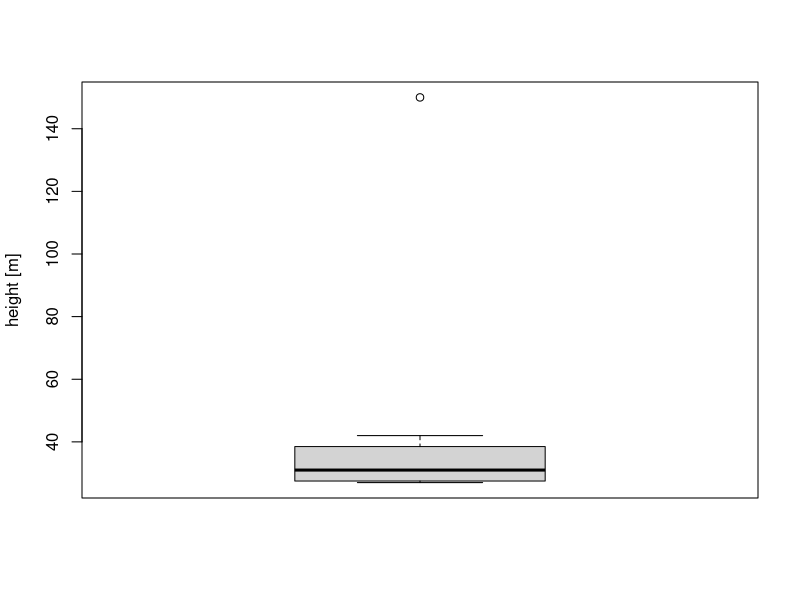
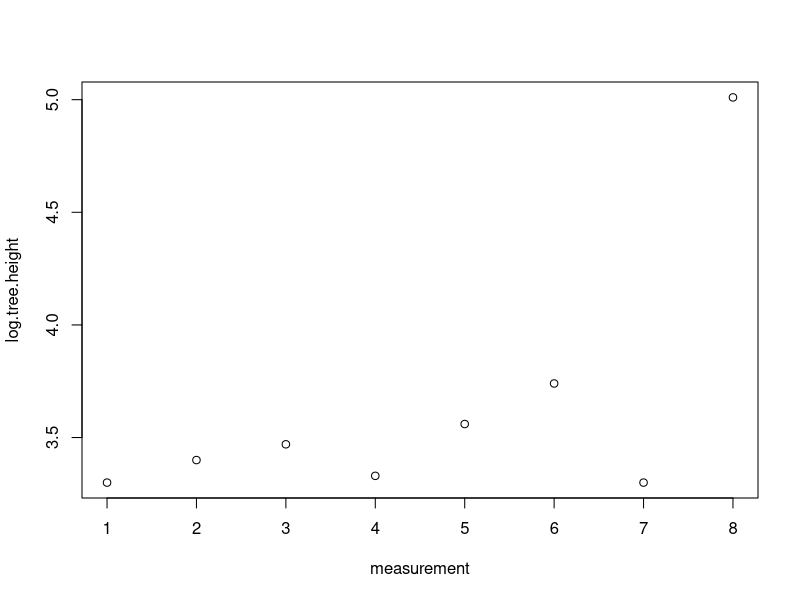
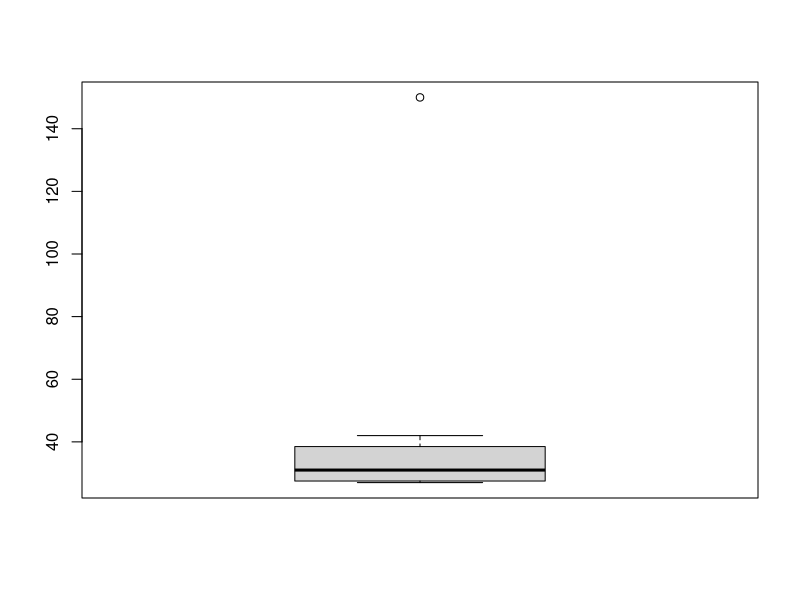
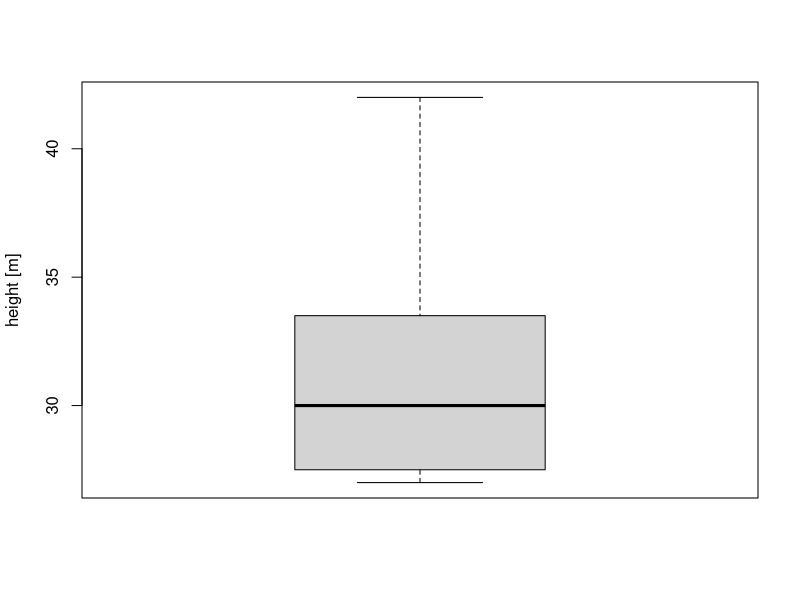
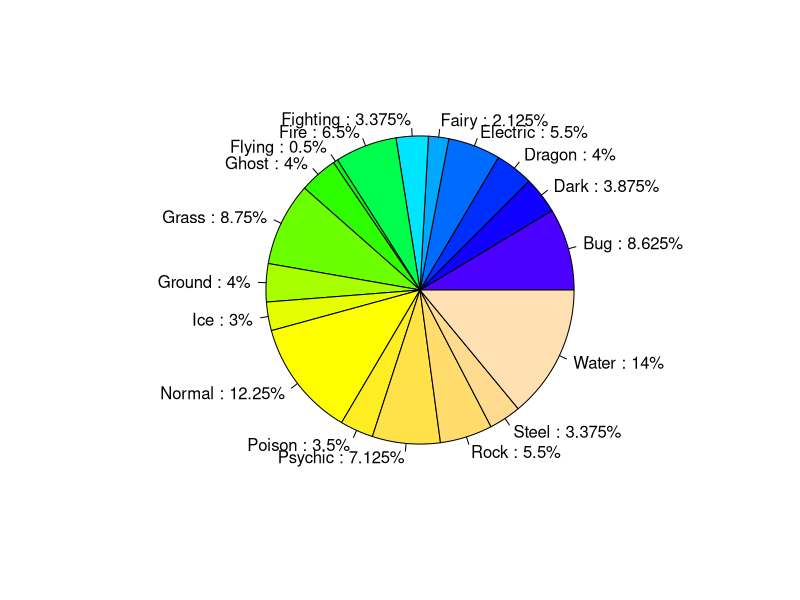
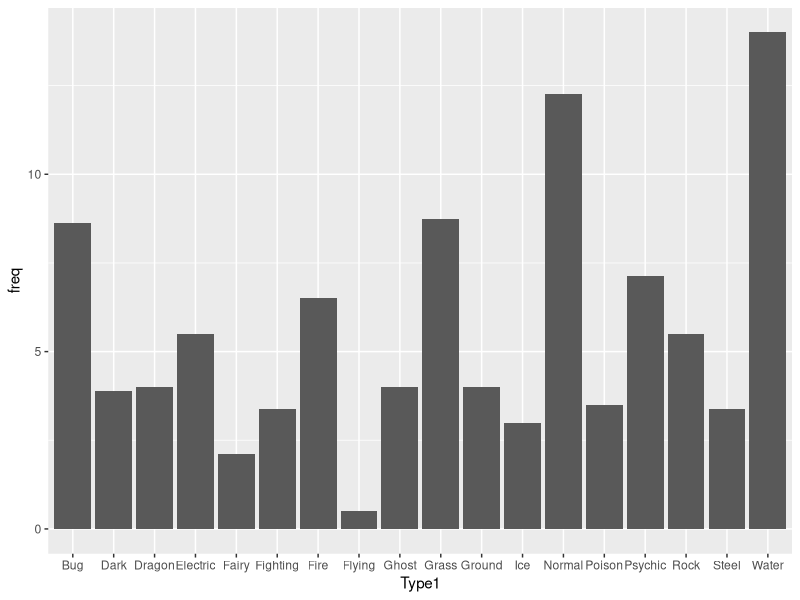
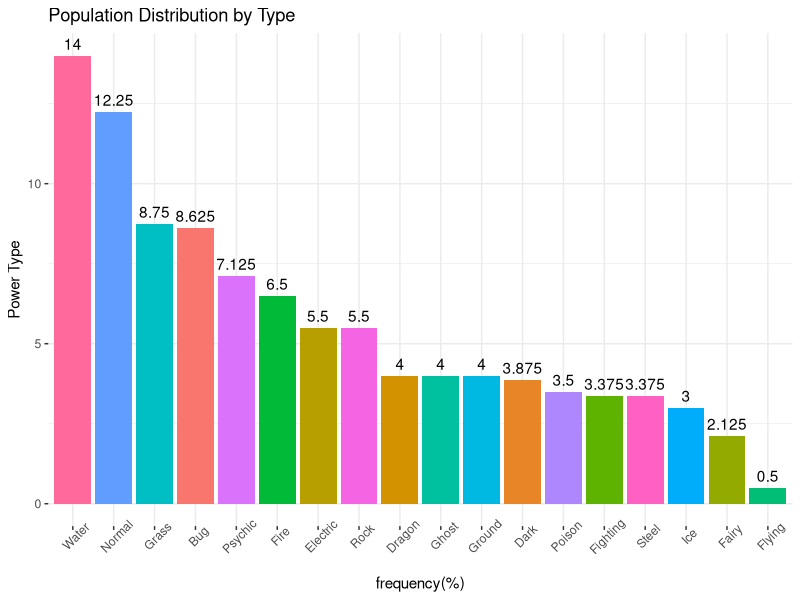
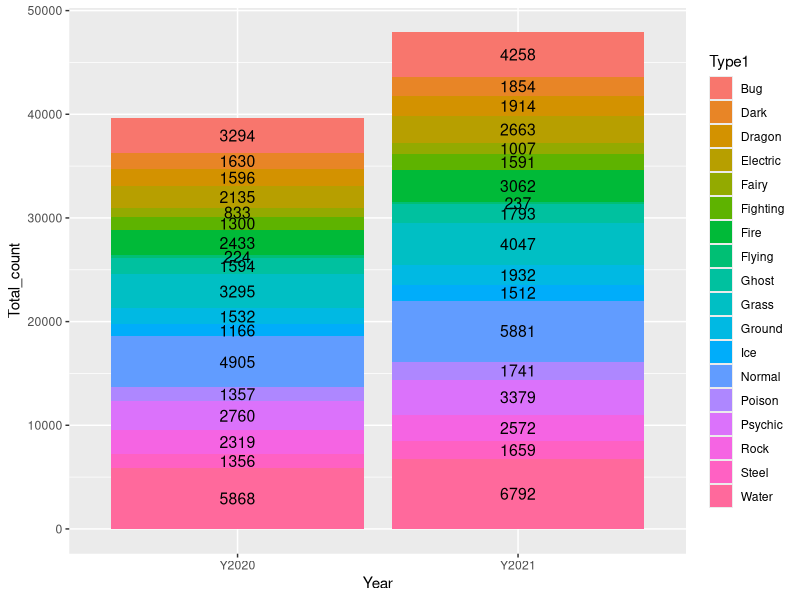

The R script that drew these images, in order:
#Setup---
# https://librarysearch.stir.ac.uk/discovery/fulldisplay?docid=alma991004705879706861&context=L&vid=44UST_INST:VU1&lang=en&search_scope=ALMA_NO_JOURNALS&adaptor=Local%20Search%20Engine&tab=LibraryCatalog&query=any,contains,r%20ecology&offset=0
# file:///C:/Users/tmaso/OneDrive/Msc%20Environmental%20Management/R/Lakicevic2020_Book_IntroductionToRForTerrestrialE.pdf

library(tidyverse)
library(dplyr)
library(ggplot2)
library(reshape)
library(vegan)
install.packages("vegan")

#Creating vectors----
id<-1:12
species<-paste("Species", 1:12)
size<-c(50,25,30,45,2,70,22,20,10,45,22,56)
altitude<-c(rep("0-500",2), rep("501-1000",3), rep("1001-1500",5), rep("0-500",2))
protection<-c(rep(T, each=5), rep(F, each=7))

# create DF
df<-data.frame(id, species, size, altitude, protection)
df
View(df)

# subsetting data----
df_subset<-subset(df,size>=50)
View(df_subset)

# multiple criteria subset
subset(df, size>10 &(altitude=="0-500"|altitude=="501-1000")&protection==T)

#removing elements from a dataframe
  #remove a row
df[-12,] # removes 12th row
df[-c(1:7,10),] #removes 1 to 7 and 10

#remove cols based on name
subset(df,select = -c(altitude,protection))

#remove cols and rows at the same time
df[-(2:9),-c(1,3)] #removes rows 2 to 9 and rows 1 and 3df
# to keep only cols 1 and 3, just remove the "-" before "c"

#Adding elements to a data frame----
# This will add the year 2018, 2019 repeated 6x
year<-c(rep(2018:2019,6))

#append to the DF
cbind(df,year) #or
data.frame(df,year)

#Merge DF's----

# COLUMNS
  #create new df to merge 
df.category<-data.frame(id=1:12,category=c("a","b","c"))
df.category
  # merge
merge(df,df.category,by="id")

# ROWS
df.row<-apply(df,2,min) #this row contains the lowest value in each column
df.row
#this creates 1 row, it can be added using rbind
rbind(df,df.row)

# or as a list, create the list
row.list<-list(15,"species 8",28,"501-1000",T)
row.list
#bind it
rbind(df[1:3,],row.list) #this binds it with only entries 1,3 for example

# OPERATIONS----

#cut function
size.group<-cut(df$size,breaks=3,
                labels = c("small","medium","large"))
size.group
cbind(df,size.group)
# in this example R auto-defines small, med and large
  # but we can define our own thresholds
size.group2<-cut(df$size,breaks=c(0,30,100), #2 groups are make <=30 and bwteen 30-100.
                 labels=c("regular","remarkable"))
size.group2
cbind(df,size.group2)

#Manipulating the dataframe----

  #find max population size for protected species
protected<-subset(df,protection==T)
max(protected$size)
protected

  #count species with protected status
length(which(df$protection==T))
    # and in a specific range
length(which(df$protection==T & df$altitude=="0-500"))

  #max pop size in each range
df3<-aggregate(df$size,by=list(altitude),FUN=max)
df3
   #name the columns
names(df3)<-c("altitude","max pop size")
   #reorder the data
df3[order(df3$`max pop size`),]

#calculate avg pop size by protection status
df4<-aggregate(df$size,by=list(protection),FUN=mean)
names(df4)<-c("protection","avg pop size")
df4

#MISSING DATA----
  # for demo, replace pop sizes of 45 with NA
df$size[df$size==45]<-NA
df.na<-df
df.na

# NA data means tha certain sums will not work, for example
sum(df$size)
# NA values need to be replaced
sum(df$size,na.rm=T)
  # na remove sums up all the values excluding NA

# in order to list all rows with NA (missing data)
df[!complete.cases(df),]

#Replacing missing values----
#Creating a vector with complete cases
size.complete<-df$size[complete.cases(df$size)]
size.complete
#Finding a mode value for complete cases
size.complete<-factor(size.complete)
mode<-rev(sort(summary(size.complete)))
mode<-mode[1]
mode
#Filling missing elements with the mode value
df$size[!complete.cases(df$size)]<-22
df$size
df # NA's have been placed with 22

#Finding the median value of complete cases
median<-median(df$size, na.rm=T)
median
#Filling missing elements with the median value
df$size[!complete.cases(df$size)]<-median
df$size
df # NA's have been placed with 22

# "Safe" NA threshold----
  #There is a conventional threshold regarding the number 
  #of missing values in a row or column that should be taken 
  #into account. If we have large datasets, a threshold of 5% 
  #missing values is considered “safe.” 
  #For cases in which there are more than 5% missing values, 
  #it is recommended to discard that column or row from the data

#Checking percentage of missing elements in a column
per.missing<-function(x){sum(is.na(x))/length(x)*100}
apply(df.na, 2, per.missing)
# we have 16% data NA. This a big issue because this is a small dataset

#Checking percentage of missing elements in a row
miss.rows<-apply(df.na, 1, per.missing)
cbind(id, miss.rows)
  # shows that 20% of elements have missing data in THE ROW
   # 1 column out of 5


#OUTLIER DATA----
# transforming outliers----

#Measured height of poplar trees [meters]
tree.height.meters<-c(27,30,32,28,35,42,27,150)
  # here we have outlier data of 150
boxplot(tree.height.meters, ylab = "height [m]")
  # if we think the outlier is invalid we can just remove it, but if it valid
  # we can log-transform the data
#Transforming values using log funtion
log.tree.height<-log(tree.height.meters)
log.tree.height<-round(log.tree.height,2)
log.tree.height
#Plotting transformed values
plot(log.tree.height, xlab="measurement")

# We can ise this ^ to compare the inital and logtransformed data to show the effect
#Creating a matrix (initial and transformed values)
it<-matrix(c(tree.height.meters,log.tree.height), ncol=2, byrow=F)
colnames(it)<-c("initial", "transformed")
it
#Defining multiple functions
multi.fun <- function(x) {c(mean = mean(x),
            median = median(x), sd = sd(x))}
#Apply multiple functions
apply(it,2, multi.fun)

# removing outliers----
initial<-tree.height.meters # first, rename the dataset in question
rm.out<-initial[!initial%in%boxplot(initial)$out]
rm.out
# now the boxplot is reasonable
boxplot(rm.out, ylab="height [m]")
# with SUMMARY i can pull descriptive data
summary(rm.out)

# BASIC ECOLOGICAL ANALYSIS----
#import data----
getwd()
list.files()
pdata<-read.csv("pdtest.csv")
pdata$Type1<-pdata$Type.1
pdata<-select(pdata,-Type.1)
View(pdata)
dim(pdata)
str(pdata)
unique(pdata$`Type1`)

# create a new DF subset for all Fire Types
fire<-subset(pdata,`Type1`=="Fire")
View(fire)

# back to pdata, make Type 1 a factor
pdata$`Type1`<-factor(pdata$`Type1`)
summary(pdata$`Type1`) # see totals per Type1

#calculate biological spectrum
biospec<-prop.table(summary(pdata$'Type1'))*100
biospec# results are as a %
biospec[rev(order(biospec))] # this orders HI-LOW
# transform the results into a matrix!
biospec<-as.matrix(biospec)
labels<-paste(c(rownames(biospec)),":",
              biospec[,1])
labels<-paste(labels,"%",sep="")
#pie
pie(biospec,labels=labels,col=topo.colors(18))

typechart<-pdata %>% 
  count(Type1) %>% 
  mutate(freq=n/sum(n)*100) %>% 
  arrange(desc(freq))

# DPLYR CAN ALSO WORK OUR PROPORTION WITHOUT SUBSETTING----
pdata %>%
  group_by(Type1)%>%
  summarize(n=n())%>%
  mutate(freq=n/sum(n)*100)
# or BETTER BECAUSE DECIMALS ARE EQUAL!!!

View(typechart)
# Then chart
ggplot(typechart,aes(Type1,freq))+
  geom_col()
# order and formatting
ggplot(typechart,aes(reorder(Type1,-freq,sum),freq,fill=Type1))+
  geom_col()+
  geom_text(aes(label=freq),vjust=-0.5)+
  labs(x="frequency(%)",
       y = "Power Type",
       title = "Population Distribution by Type")+
  theme(legend.position = "none",
        axis.text.x = element_text(angle=45),
        panel.background = element_blank(),
        panel.grid = element_line(colour="grey92"))

#YOY proportional changes----
  # expand the data set with count data for 2 years
pdata2<-pdata
dim(pdata2)
pdata2$Y2020<-rnorm(800,50,10)
pdata2$Y2020<-round(pdata2$Y2020,0)
pdata2$Y2021<-rnorm(800,60,10)
pdata2$Y2021<-round(pdata2$Y2021,0)

# now mark the changes using MUTATE + IFELSE
pdata3<-pdata2 %>% 
  mutate(change = ifelse(pdata2$Y2020==pdata2$Y2021,"no change",
                         ifelse(pdata2$Y2020<pdata2$Y2021,"increase",
                                "decrease")))
View(pdata3)

# count the types of change
pdata3 %>% count(change)
# stacked bar to compare YOY
#To graphically present the number of species in 2014 and 2019, we create two different plots: 
#stacked and grouped bar. When defining values to be placed on the x and y axes, we need to have 
#unique values, so we cannot specify two different columns to be printed on the y axis. Therefore, we 
#need to make some adjustments to the data frame df before printing the results. In fact, we need to 
#create a new data frame with one column showing the number of individuals in which the first half of 
#rows show the number of individuals in 2014 and then the second half the number in 2019. This transformation is easily done with the function “melt” from the package “reshape”:

#DPLYR gather and spread can be used----
pdatagather<-pdata2 %>% 
  gather(key="Year",value="Sightings",3:4)

# summary stats (individual pokemon too many data)
pdsum<-pdatagather %>% 
  group_by(Type1,Year) %>% 
  summarize(Total_count = sum(Sightings))
#chart
pdsum %>% 
  ggplot(aes(Year,Total_count,fill=Type1))+
  geom_bar(stat = "identity")+
  geom_text(aes(label=Total_count),size=4,
            position=position_stack(vjust=0.5))
  
# now to show the % share of each Type per year
pdsum<-pdsum %>% 
group_by(Year) %>% 
  mutate(percent = Total_count/sum(Total_count)*100)
pdsum$percent<-round(pdsum$percent,2)
# chart
pdsum %>% 
  ggplot(aes(Year,percent,fill=Type1))+
  geom_bar(stat = "identity")+
  geom_text(aes(label=percent),size=4,
            position=position_stack(vjust=0.5))

# data can be shown as a grouped bar
pdsum %>% 
  ggplot(aes(Type1,Total_count,fill=Year))+
  geom_bar(stat="identity",position="dodge")+
  geom_text(aes(label=Total_count),
            position=position_dodge(width=0.9),vjust=-0.5,size=3)+
  scale_y_continuous(expand = expansion(mult = c(0, .1))) # Tip: remove x-ax gap----
  # and the percentage
pdsum %>% 
  ggplot(aes(reorder(Type1,-percent,sum),percent,fill=Year))+ #ordered by hi-low-2021
  geom_bar(stat="identity",position="dodge")+
  geom_text(aes(label=percent),
            position=position_dodge(width=0.9),vjust=-0.5,size=3)+
  scale_y_continuous(expand = expansion(mult = c(0, .1)))+
  labs(x="Type",y="Percentage of all types in given year")

#facet wrapping
  # split by species YOY
pdsum %>% 
  ggplot(aes(Year,percent,fill=Year))+
  geom_bar(stat="identity")+
  facet_wrap(~Type1)

# split by year species
pdsum %>%
  ggplot(aes(Type1,percent,fill=Type1))+
  geom_bar(stat="identity")+
  facet_wrap(~Year)

# that is a bit crowded, we can subset in the ggplot to make it nicer
ggplot(subset(pdsum,Type1 %in% c("Dark","Dragon","Ghost","Poison","Psychic")),aes(Type1,percent,fill=Type1))+
  geom_bar(stat="identity")+
  facet_wrap(~Year)

# BIODIVERSITY INDICES----
  # alpha indices measure species in a particular area
  # beta indices compare similarities between different areas

# Shannon and Simpson indices
  # calculating in base R----

# ! SHANNON INDEX----
  # p.i = proportion  of species (i)n the community
  # s = total number of species in the community
# calculate  p
p<-round(prop.table(typechart$n),3)
# add p to the dataframe
typechart<-cbind(typechart,p)
# calculate In(p)
in.p<-round(log(x=p),3)
# add in(p) to the dataframe
typechart<-cbind(typechart,in.p)
# multiply p * in.p, add column to the dataframe
typechart<-cbind(typechart, multipl=round(p*in.p,3))
typechart
# To calculate the Shannon index: 
  # sum the values in the column “multipl” 
    #and multiply it by -1
shannon<-sum(typechart$multipl)*(-1)
  # result = 2.716
# index usually ranges between 1.5-3.5
  # index above 3.5 and 4 suggests high biodiversity

# ! SIMPSON INDEX----
  # p.i = proportion  of species (i)n the community
  # s = total number of species in the community
# calculate  p
p<-round(prop.table(typechart$n),3)
# calculate p * p
p2<-round(p*p,3)
# To calculate Simpson index:
simpson<-1-sum(p2)
simpson
# index ranges 0 - 1 (1 is higher biodiversity)

  # calculating using VEGAN package----

# data prep
  # here i have done SUBSET & SPREAD to transform the data
pdsum2<-pdsum %>% 
  select(Type1,Year,Total_count) %>% 
  filter(Type1 %in%c("Dark","Dragon","Ghost","Poison","Psychic")) %>% 
  group_by(Year) %>% 
  spread(key="Type1",value="Total_count")
# I have to rename the rows to be the years
pdsum2<-pdsum2 %>% 
  remove_rownames %>% 
  column_to_rownames(var="Year")

# ! RICHNESS----
  # is an ALPHA biodiversity index (Fedor and Zvaríková 2019)
#Calculating the richness
fun.1<-function(x){sum(x>0)} 
richness<-apply(pdsum2, 1, FUN=fun.1)
richness
# result shows that there are 5 species found in each group (in this case, each year)

# ! VEGAN SHANNON INDEX----
  # command "for" makes a loop
#Calculating the Shannon index
for (pdsum2.row in 1:2)
{shannon<- matrix(diversity(pdsum2[,], index = "shannon"))} 
shannon<-round(shannon,3)
shannon
#rename rows and cols
row.names(shannon)<-row.names(pdsum2) 
colnames(shannon)<-"Shannon"

# ! VEGAN SIMPSON INDEX----
#Calculating the Simpson index
for (pdsum2.row in 1:2)
{simpson<- matrix(diversity(pdsum2[,], index = "simpson"))} 
simpson<-round(simpson,3)
simpson
#rename rows and cols
row.names(simpson)<-row.names(pdsum2) 
colnames(simpson)<-"Simpson" 

# All 3 can be assembled
indices<-cbind(shannon,simpson,richness)
indices<-data.frame(indices)
indices
